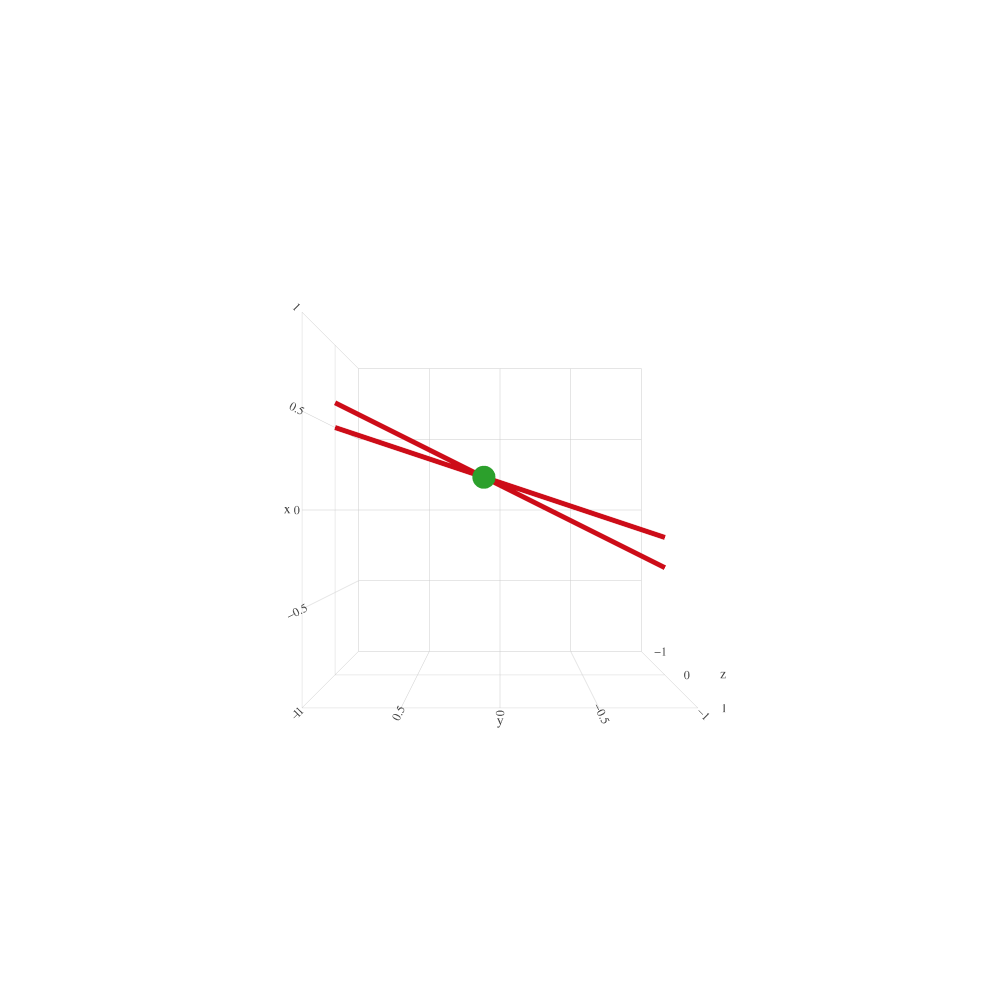

The notebook cell this image was saved under:
### Code cell
objs = [line1,line2,point]
data = [o.goify() for o in objs]
fig = go.Figure(data=data,layout=layout)
plot = py.iplot(fig)
print(point.goify())

### Figure 1 — Plotly figure (JSON) as saved in the notebook; plotly's stock layout.template omitted (floating-point values rounded to 4 significant figures)
{"data": [{"line": {"color": "rgb(205, 12, 24)", "width": 10}, "mode": "lines", "type": "scatter3d", "x": [-3.012, -2.31, -1.607, -0.9041, -0.2014, 0.5014, 1.204, 1.907, 2.61, 3.312], "y": [-9.537, -7.429, -5.32, -3.212, -1.104, 1.004, 3.112, 5.22, 7.329, 9.437], "z": [0, 0, 0, 0, 0, 0, 0, 0, 0, 0]}, {"line": {"color": "rgb(205, 12, 24)", "width": 10}, "mode": "lines", "type": "scatter3d", "x": [-4.352, -3.358, -2.365, -1.371, -0.3769, 0.6169, 1.611, 2.605, 3.598, 4.592], "y": [-9.004, -7.017, -5.029, -3.041, -1.054, 0.9338, 2.921, 4.909, 6.897, 8.884], "z": [0, 0, 0, 0, 0, 0, 0, 0, 0, 0]}, {"mode": "markers", "type": "scatter3d", "x": [0.2], "y": [0.1], "z": [0]}], "layout": {"font": {"family": "Verdana"}, "height": 1000, "plot_bgcolor": "rgb(255, 255, 255)", "scene": {"aspectmode": "cube", "camera": {"center": {"x": 0, "y": 0, "z": 0}, "eye": {"x": 0, "y": 0, "z": 3}}, "xaxis": {"autorange": false, "range": [-1, 1], "zeroline": false}, "yaxis": {"autorange": false, "range": [-1, 1], "zeroline": false}, "zaxis": {"autorange": false, "range": [-1, 1], "zeroline": false}}, "showlegend": false, "width": 1000}}
